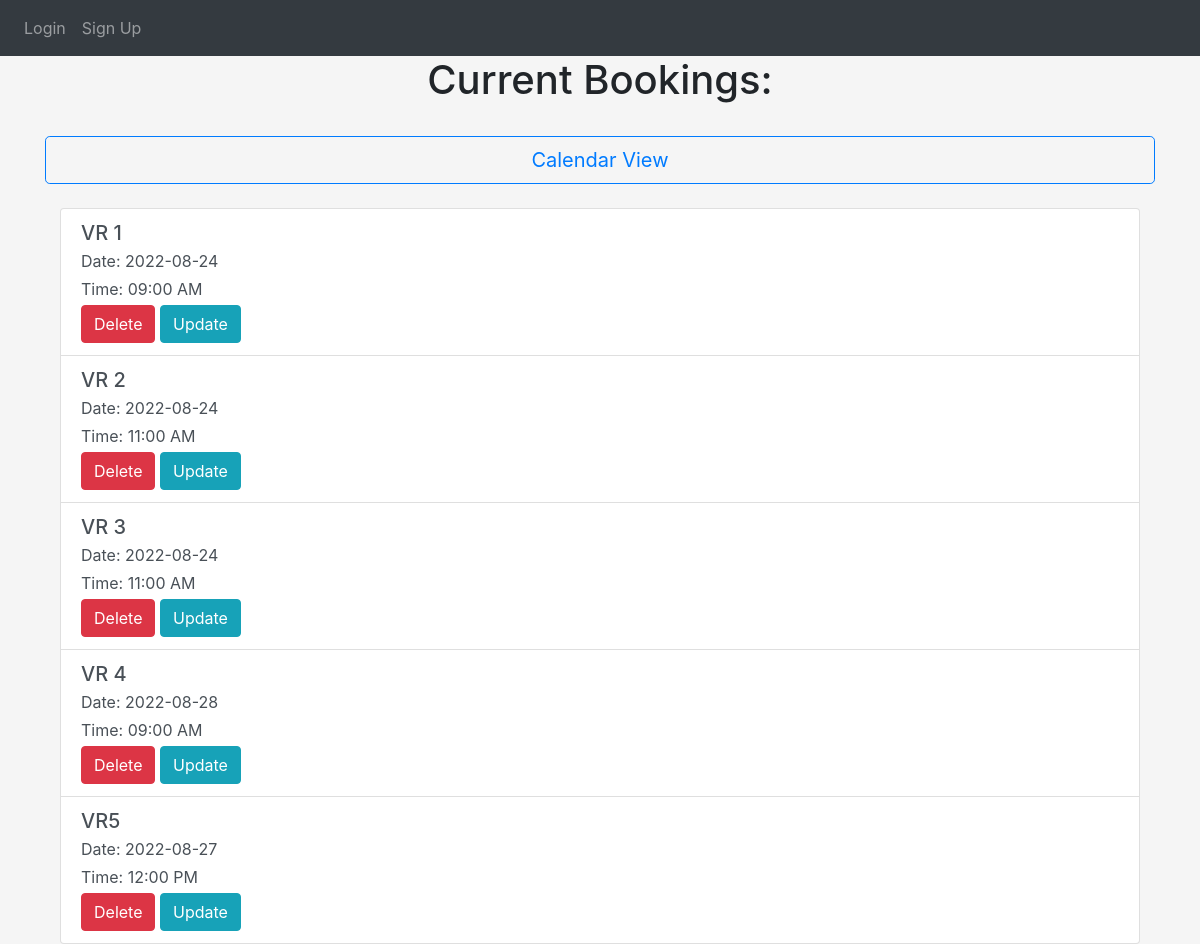
The app's page /schedule-list with its own data.
### Website/models.py (models this page shows)
class Schedule(db.Model):
    id = db.Column(db.Integer, primary_key=True)
    name = db.Column(db.String(150))
    startTime = db.Column(db.String(150))
    hours = db.Column(db.String(150))

### Website/views.py (the view)
@views.route('/schedule-list')
def schedule_list():
    sList = Schedule.query.all()
    return render_template("schedule_list.html", tasks=sList, user=current_user)

### Website/templates/schedule_list.html (shortened to what this page needs)
{% extends "base.html" %}
{% block content %}
  <link rel="stylesheet" href="{{ url_for('static', filename='css/pages.css') }}">
<h1 align="center">Current Bookings:</h1>
<br/>
<div><a class="btn btn-outline-primary btn-lg btn-block" href="{{url_for('views.calendar')}}">Calendar View</a></div>
<br/>
{% if tasks|length < 1 %}
<p>There are no Appointment to Display.</p>
<br/>
<a class="btn btn-warning" href="{{url_for('views.schedule')}}">Click to Schedule</a>
<a class="btn btn-warning" href="{{url_for('views.home')}}">Go Back</a>
{% else %}
<div class="container">
<div class="list-group">
  {% for task in tasks %}
  <div class="list-group-item list-group-item-action flex-column align-items-start">
    <div class="d-flex w-100 justify-content-between">
      <h5 class="mb-1">{{task.name}}</h5>
    </div>
    <p class="mb-1">Date: {{task.startTime}}</p>
    <p class="mb-1">Time: {{ task.hours }}</p>
    <a  href="/delete/{{task.id}}"><button type="button" class="btn btn-danger" >Delete</button></a>
    <a  href="{{url_for('views.updateSched',id=task.id)}}"><button type="button" class="btn btn-info" >Update</button></a>
  </div>
  {% endfor %}
</div>
</div>
{% endif %}
{% endblock %}

### Website/templates/base.html (shortened to what this page needs)
<!DOCTYPE html>
<html>
  <head>
    <link
      rel="stylesheet"
      href="https://stackpath.bootstrapcdn.com/bootstrap/4.4.1/css/bootstrap.min.css"
    />
    <link
      rel="stylesheet"
      href="https://stackpath.bootstrapcdn.com/font-awesome/4.7.0/css/font-awesome.min.css"
    />
    <link rel="stylesheet" href="https://cdn.jsdelivr.net/npm/fullcalendar@5.11.3/main.min.css">
  </head>
  <body>
    <nav class="navbar navbar-expand-lg navbar-dark bg-dark">
      <div class="collapse navbar-collapse" id="navbar">
        <div class="navbar-nav">
          {% if user.is_authenticated %}
          <a class="nav-item nav-link" id="home" href="/">Home</a>
          <a class="nav-item nav-link" id="logout" href="/logout">Logout</a>
          {% else %}
          <a class="nav-item nav-link" id="login" href="/login">Login</a>
          <a class="nav-item nav-link" id="signUp" href="/sign-up">Sign Up</a>
          {% endif %}
        </div>
      </div>
    </nav>
    <div class="container">{% block content %} {% endblock %}</div>
  </body>
</html>

### Website/static/css/pages.css (style rules this page uses)
body { background-color: whitesmoke; }

### records on screen
Schedule: name "VR 1", startTime "2022-08-24", hours "09:00 AM"
Schedule: name "VR 2", startTime "2022-08-24", hours "11:00 AM"
Schedule: name "VR 3", startTime "2022-08-24", hours "11:00 AM"
Schedule: name "VR 4", startTime "2022-08-28", hours "09:00 AM"
Schedule: name "VR5", startTime "2022-08-27", hours "12:00 PM"
